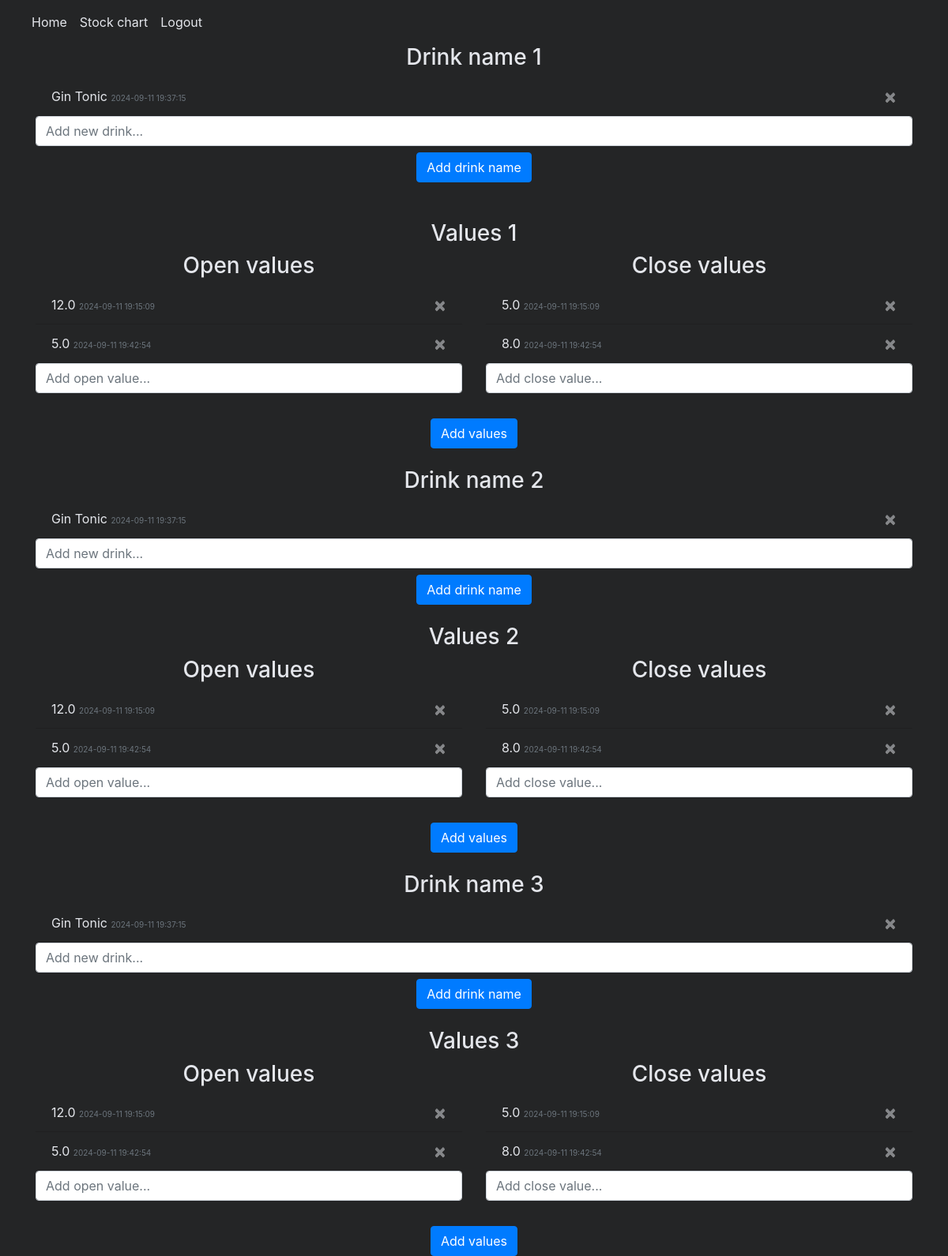
/ (signed in), run on an earlier commit of the app's database.
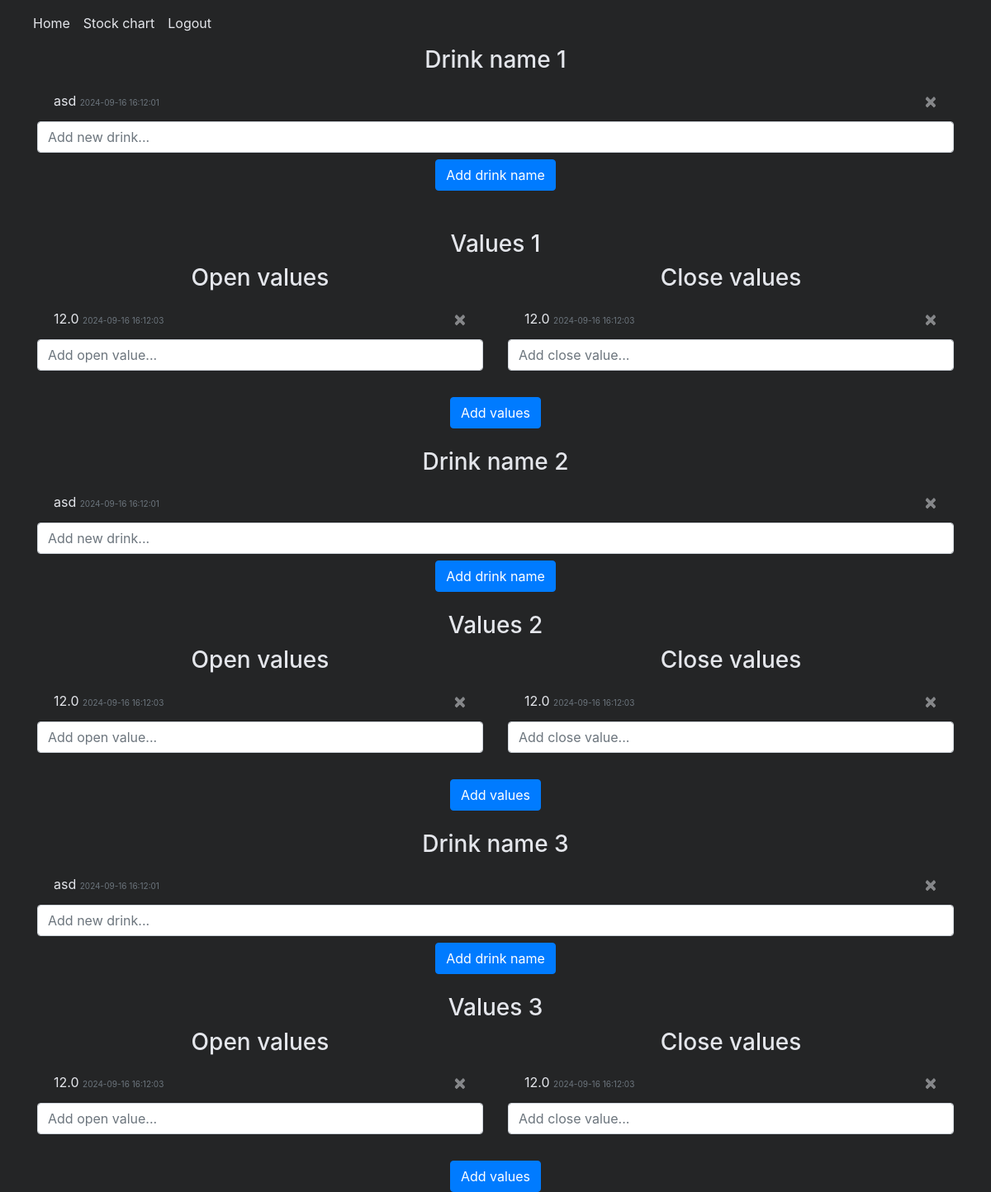
And on a later commit of the database.
### website/models.py (models this page shows)
class Note(db.Model):
    id = db.Column(db.Integer, primary_key=True)
    data = db.Column(db.String(150))
    date = db.Column(db.DateTime(timezone=True), default=func.now())
    user_id = db.Column(db.Integer, db.ForeignKey('user.id'))

class OpenValue(db.Model):
    id = db.Column(db.Integer, primary_key=True)
    data = db.Column(db.Float)
    date = db.Column(db.DateTime(timezone=True), default=func.now())
    user_id = db.Column(db.Integer, db.ForeignKey('user.id'))

class CloseValue(db.Model):
    id = db.Column(db.Integer, primary_key=True)
    data = db.Column(db.Float)
    date = db.Column(db.DateTime(timezone=True), default=func.now())
    user_id = db.Column(db.Integer, db.ForeignKey('user.id'))

### website/views.py (the view, shortened to what this page needs)
@views.route('/', methods=['GET', 'POST'])
@login_required
def home():
    return render_template("home.html", user=current_user)

### website/__init__.py (called while the page is built)
def create_app():
    app = Flask(__name__)
    app.config['SECRET_KEY'] = 'asd'
    app.config['SQLALCHEMY_DATABASE_URI'] = f'sqlite:///{DB_NAME}'
    db.init_app(app)
    migrate.init_app(app, db)
    from .views import views
    from .auth import auth
    app.register_blueprint(views, url_prefix='/')
    app.register_blueprint(auth, url_prefix='/')
    from .models import User, Note, CloseValue, OpenValue, High, Low
    with app.app_context():
        db.create_all()
    login_manager = LoginManager()
    login_manager.login_view = 'auth.login'
    login_manager.init_app(app)
    @login_manager.user_loader
    def load_user(id):
        return User.query.get(int(id))
    return app

### website/templates/home.html (shortened to what this page needs)
{% extends "base.html" %}
{% block content %}
<h3 align="center">Drink name 1</h3>
<ul class="list-group list-group-flush" id="notes">
  {% for note in user.notes %}
  <li class="list-group-item d-flex justify-content-between align-items-center">
    <span>{{ note.data }} <small class="text-muted">{{ note.date.strftime('%Y-%m-%d %H:%M:%S') }}</small></span>
    <button type="button" class="close" onClick="deleteNote({{ note.id }})">
        <span aria-hidden="true" id="cross">&times;</span>
    </button>
  </li>
  {% endfor %}
</ul>
<form method="POST" class="mb-4">
  <input name="note" id="note" class="form-control mb-2" placeholder="Add new drink..." required>
  <div class="d-flex justify-content-center">
    <button type="submit" class="btn btn-primary">Add drink name</button>
  </div>
</form>
<br/>
<form method="POST">
<h3 align="center">Values 1</h3>
<div class="row">
  <div class="col">
    <h3 align="center">Open values</h3>
    <ul class="list-group list-group-flush" id="open_values">
      {% for open_v in user.open_values %}
      <li class="list-group-item d-flex justify-content-between align-items-center">
        <span>{{ open_v.data }} <small class="text-muted">{{ open_v.date.strftime('%Y-%m-%d %H:%M:%S') }}</small></span>
        <button type="button" class="close" data-id="{{ open_v.id }}" onClick="deleteLastValues()">
            <span aria-hidden="true" id="cross">&times;</span>
        </button>
      </li>
      {% endfor %}
    </ul>
    <input name="open_v" id="open_v" class="form-control mb-3" placeholder="Add open value..." required>
  </div>
  <div class="col">
    <h3 align="center">Close values</h3>
    <ul class="list-group list-group-flush" id="close_values">
      {% for close in user.close_values %}
      <li class="list-group-item d-flex justify-content-between align-items-center">
        <span>{{ close.data }} <small class="text-muted">{{ close.date.strftime('%Y-%m-%d %H:%M:%S') }}</small></span>
        <button type="button" class="close" data-id="{{ close.id }}" onClick="deleteLastValues()">
            <span aria-hidden="true" id="cross">&times;</span>
        </button>
      </li>
      {% endfor %}
    </ul>
    <input name="close" id="close" class="form-control mb-3" placeholder="Add close value..." required>
  </div>
</div>
  <div class="d-flex justify-content-center mt-3">
    <button type="submit" class="btn btn-primary">Add values</button>
  </div>
</form>
<br/>
<h3 align="center">Drink name 2</h3>
<ul class="list-group list-group-flush" id="notes">
  {% for note in user.notes %}
  <li class="list-group-item d-flex justify-content-between align-items-center">
    <span>{{ note.data }} <small class="text-muted">{{ note.date.strftime('%Y-%m-%d %H:%M:%S') }}</small></span>
    <button type="button" class="close" onClick="deleteNote({{ note.id }})">
        <span aria-hidden="true" id="cross">&times;</span>
    </button>
  </li>
  {% endfor %}
</ul>
<form method="POST" class="mb-4">
  <input name="note" id="note" class="form-control mb-2" placeholder="Add new drink..." required>
  <div class="d-flex justify-content-center">
    <button type="submit" class="btn btn-primary">Add drink name</button>
  </div>
</form>
<form method="POST">
  <h3 align="center">Values 2</h3>
  <div class="row">
    <div class="col">
      <h3 align="center">Open values</h3>
      <ul class="list-group list-group-flush" id="open_values">
        {% for open_v in user.open_values %}
        <li class="list-group-item d-flex justify-content-between align-items-center">
          <span>{{ open_v.data }} <small class="text-muted">{{ open_v.date.strftime('%Y-%m-%d %H:%M:%S') }}</small></span>
          <button type="button" class="close" data-id="{{ open_v.id }}" onClick="deleteLastValues()">
              <span aria-hidden="true" id="cross">&times;</span>
          </button>
        </li>
        {% endfor %}
      </ul>
      <input name="open_v" id="open_v" class="form-control mb-3" placeholder="Add open value..." required>
    </div>
    <div class="col">
      <h3 align="center">Close values</h3>
      <ul class="list-group list-group-flush" id="close_values">
        {% for close in user.close_values %}
        <li class="list-group-item d-flex justify-content-between align-items-center">
          <span>{{ close.data }} <small class="text-muted">{{ close.date.strftime('%Y-%m-%d %H:%M:%S') }}</small></span>
          <button type="button" class="close" data-id="{{ close.id }}" onClick="deleteLastValues()">
              <span aria-hidden="true" id="cross">&times;</span>
          </button>
        </li>
        {% endfor %}
      </ul>
      <input name="close" id="close" class="form-control mb-3" placeholder="Add close value..." required>
    </div>
  </div>
<div class="d-flex justify-content-center mt-3">
  <button type="submit" class="btn btn-primary">Add values</button>
</div>
</form>
<br/>
<h3 align="center">Drink name 3</h3>
  <ul class="list-group list-group-flush" id="notes">
    {% for note in user.notes %}
    <li class="list-group-item d-flex justify-content-between align-items-center">
      <span>{{ note.data }} <small class="text-muted">{{ note.date.strftime('%Y-%m-%d %H:%M:%S') }}</small></span>
      <button type="button" class="close" onClick="deleteNote({{ note.id }})">
          <span aria-hidden="true" id="cross">&times;</span>
      </button>
    </li>
    {% endfor %}
  </ul>
<form method="POST" class="mb-4">
  <input name="note" id="note" class="form-control mb-2" placeholder="Add new drink..." required>
  <div class="d-flex justify-content-center">
    <button type="submit" class="btn btn-primary">Add drink name</button>
  </div>
</form>
<form method="POST">
  <h3 align="center">Values 3</h3>
  <div class="row">
    <div class="col">
      <h3 align="center">Open values</h3>
      <ul class="list-group list-group-flush" id="open_values">
        {% for open_v in user.open_values %}
        <li class="list-group-item d-flex justify-content-between align-items-center">
          <span>{{ open_v.data }} <small class="text-muted">{{ open_v.date.strftime('%Y-%m-%d %H:%M:%S') }}</small></span>
          <button type="button" class="close" data-id="{{ open_v.id }}" onClick="deleteLastValues()">
              <span aria-hidden="true" id="cross">&times;</span>
          </button>
        </li>
        {% endfor %}
      </ul>
      <input name="open_v" id="open_v" class="form-control mb-3" placeholder="Add open value..." required>
    </div>
    <div class="col">
      <h3 align="center">Close values</h3>
      <ul class="list-group list-group-flush" id="close_values">
        {% for close in user.close_values %}
        <li class="list-group-item d-flex justify-content-between align-items-center">
          <span>{{ close.data }} <small class="text-muted">{{ close.date.strftime('%Y-%m-%d %H:%M:%S') }}</small></span>
          <button type="button" class="close" data-id="{{ close.id }}" onClick="deleteLastValues()">
              <span aria-hidden="true" id="cross">&times;</span>
          </button>
        </li>
        {% endfor %}
      </ul>
      <input name="close" id="close" class="form-control mb-3" placeholder="Add close value..." required>
    </div>
  </div>
<div class="d-flex justify-content-center mt-3">
  <button type="submit" class="btn btn-primary">Add values</button>
</div>
</form>
{% endblock %}

### website/templates/base.html (shortened to what this page needs)
<!DOCTYPE html>
<html lang="en">
<head>
    <link
    rel="stylesheet"
    href="https://stackpath.bootstrapcdn.com/bootstrap/4.4.1/css/bootstrap.min.css"
/>
    <link
    rel="stylesheet"
    href="https://stackpath.bootstrapcdn.com/font-awesome/4.7.0/css/font-awesome.min.css"
/>
    <link rel="stylesheet" href="static/style.css">
</head>
<body>
    <nav class="navbar navbar-expand-lg navbar-light">
        <div class="collapse navbar-collapse" id="navbarNav">
          <ul class="navbar-nav">
            {% if user.is_authenticated %}
            <li class="nav-item">
              <a class="nav-link" id="home" href="/">Home</a>
            </li>
            <li class="nav-item">
              <a class="nav-link" id="stock" href="/stock">Stock chart</a>
            </li>
            <li class="nav-item">
              <a class="nav-link" id="logout" href="/logout">Logout</a>
            </li>
            {% endif %}
          </ul>
        </div>
      </nav>
    <div class="container">
        {% block content %}
        {% endblock %}
    </div>
</body>
</html>

### website/static/style.css (style rules this page uses)
body { background-color: #242526; }
h3 { color: #E4E6EB; }
#login, #logout, #sign-up, #stock, #home { color: #E4E6EB; }
.list-group-item { background-color: #242526; color: #E4E6EB; }
#cross { color: #E4E6EB; }
.text-muted { font-size: 10px; }
.navbar-light .navbar-nav .nav-link { color: #ffffff; }

What changed in the data, as far as the page shows it:
removed Note: data "Gin Tonic", date "2024-09-11 19:37:15"
removed OpenValue: data "5.0", date "2024-09-11 19:42:54"
removed CloseValue: data "8.0", date "2024-09-11 19:42:54"
added Note: data "asd", date "2024-09-16 16:12:01"
changed OpenValue: date "2024-09-11 19:15:09" → "2024-09-16 16:12:03"
changed CloseValue: data "5.0" → "12.0"; date "2024-09-11 19:15:09" → "2024-09-16 16:12:03"
